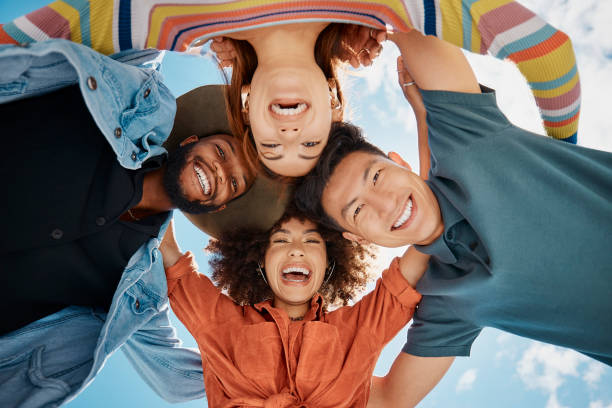
#> input picture image.jpg, 612 x 408 px
$ python cascade.py
#> lines starting #> are read from the running program, lines starting #| are printed output that depends on the picture; after the words box and inside, x2 and y2 are one past the last pixel; in counts of white or black regions, pixels touching at a corner belong together
import cv2

# Load the pre-trained Haar cascade for face detection
face_cascade = cv2.CascadeClassifier(cv2.data.haarcascades + 'haarcascade_frontalface_default.xml')

# Read the image
image = cv2.imread('image.jpg')
#> image is the input picture: shape (408, 612, 3); mean B, G, R 105.4, 109.6, 120.2

# Convert the image to grayscale (Haar cascades work on grayscale images)
gray_image = cv2.cvtColor(image, cv2.COLOR_BGR2GRAY)
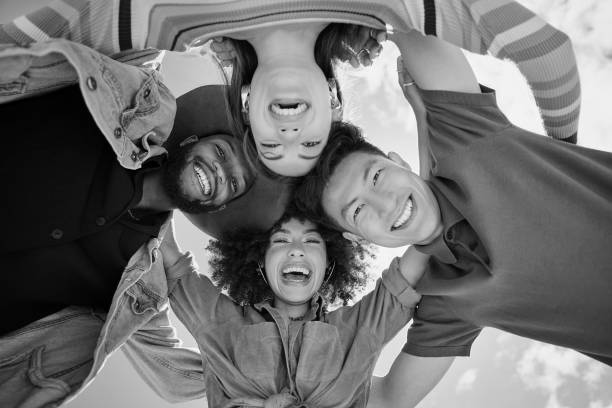
#> gray_image: shape (408, 612); min 0, max 255, mean 112.3

# Detect faces in the image
faces = face_cascade.detectMultiScale(gray_image, scaleFactor=1.1, minNeighbors=5)
#> faces = [[257, 215, 78, 78], [232, 62, 111, 111]]

# Draw rectangles around the detected faces
for (x, y, w, h) in faces:
    cv2.rectangle(image, (x, y), (x + w, y + h), (255, 0, 0), 2)
#> this loop made 2 passes
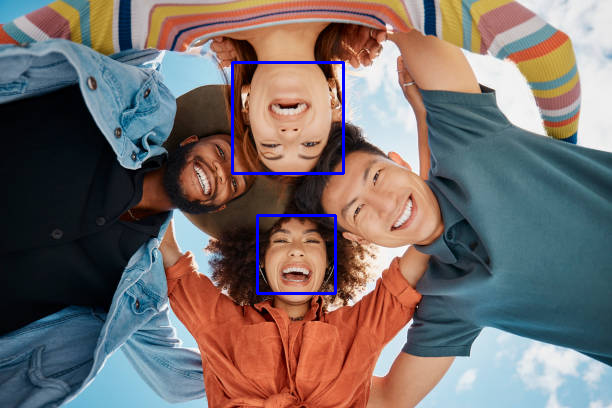
#> image: shape (408, 612, 3); 0.91% of pixels changed, all inside (x1, y1, x2, y2) = (231, 61, 345, 295)

# Display the image with detected faces
cv2.imshow('Detected Faces', image)
cv2.waitKey(0)
cv2.destroyAllWindows()

$ run again, with dsc08381small.jpg copied over image.jpg
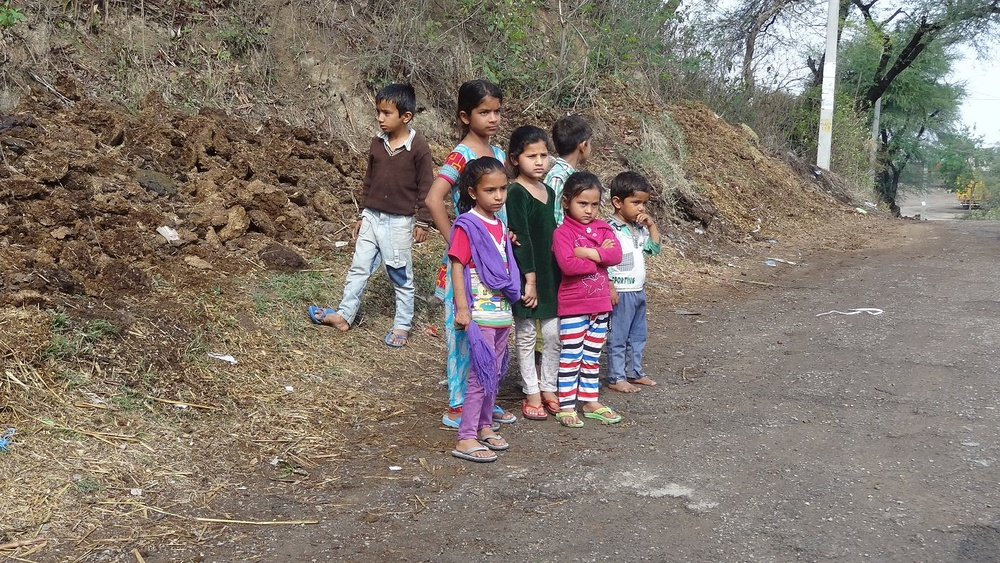
#> input picture dsc08381small.jpg, 1000 x 563 px, shrunk from 1383 x 778 before the run
#> image is the input picture: shape (563, 1000, 3); mean B, G, R 110, 119.7, 130.6
#> `gray_image = cv2.cvtColor(image, cv2.COLOR_BGR2GRAY)`:
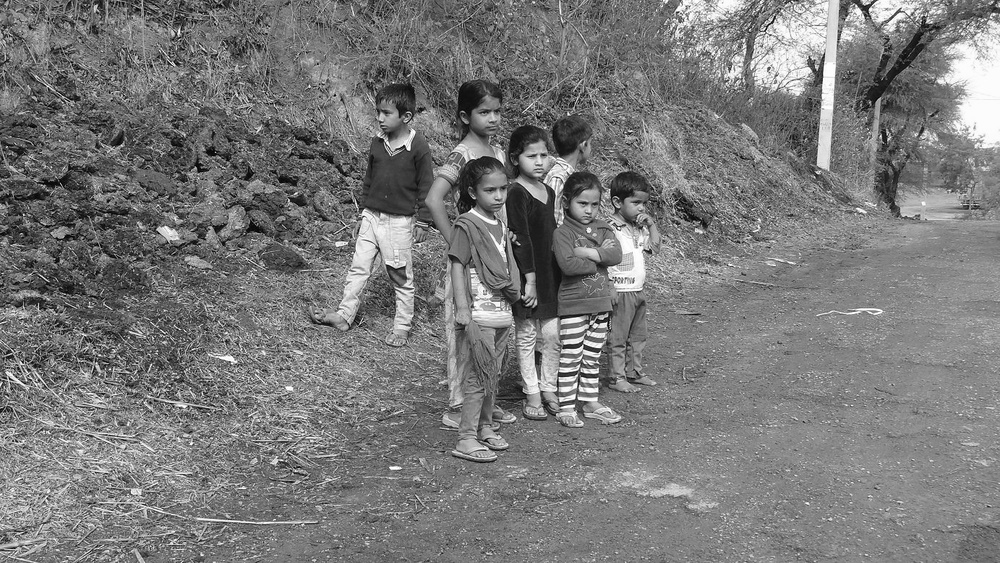
#> gray_image: shape (563, 1000); min 0, max 255, mean 121.8
#> faces = [[521, 143, 34, 34], [568, 189, 41, 41], [480, 176, 36, 36]]
#> the loop `for (x, y, w, h) in faces:` made 3 passes
#> after the loop `for (x, y, w, h) in faces:`:
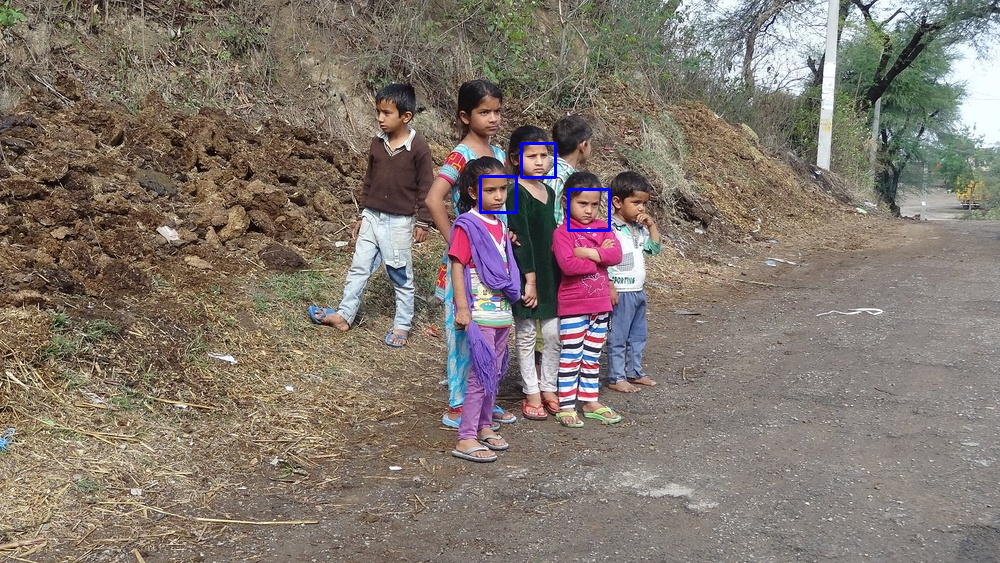
#> image: shape (563, 1000, 3); 0.23% of pixels changed, all inside (x1, y1, x2, y2) = (479, 142, 611, 232)

$ run again, with io.jpg copied over image.jpg
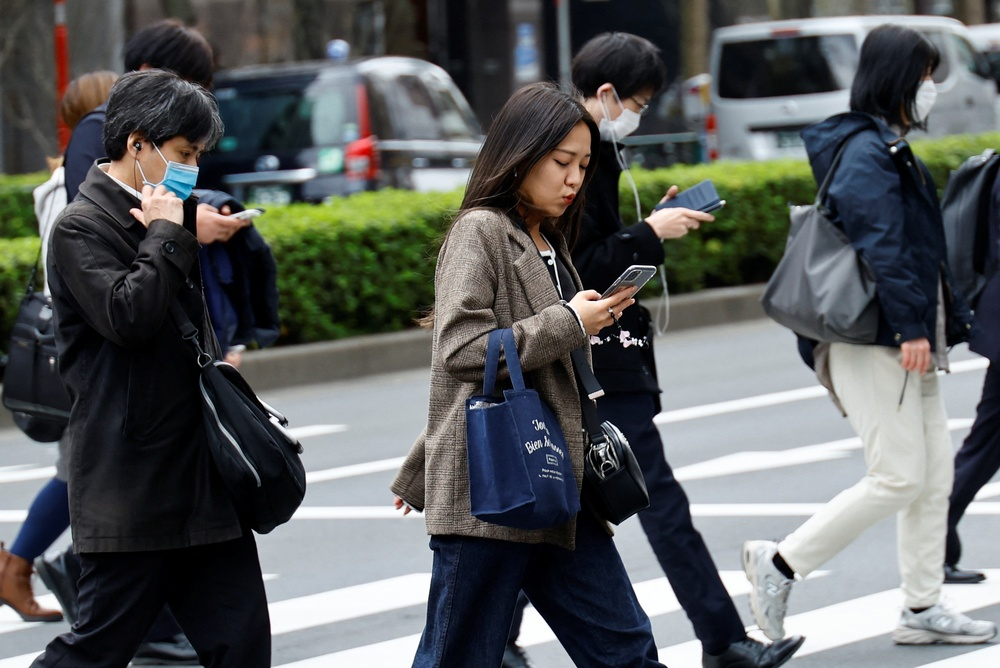
#> input picture io.jpg, 1000 x 668 px, shrunk from 3616 x 2416 before the run
#> image is the input picture: shape (668, 1000, 3); mean B, G, R 93, 93, 90.2
#> `gray_image = cv2.cvtColor(image, cv2.COLOR_BGR2GRAY)`:
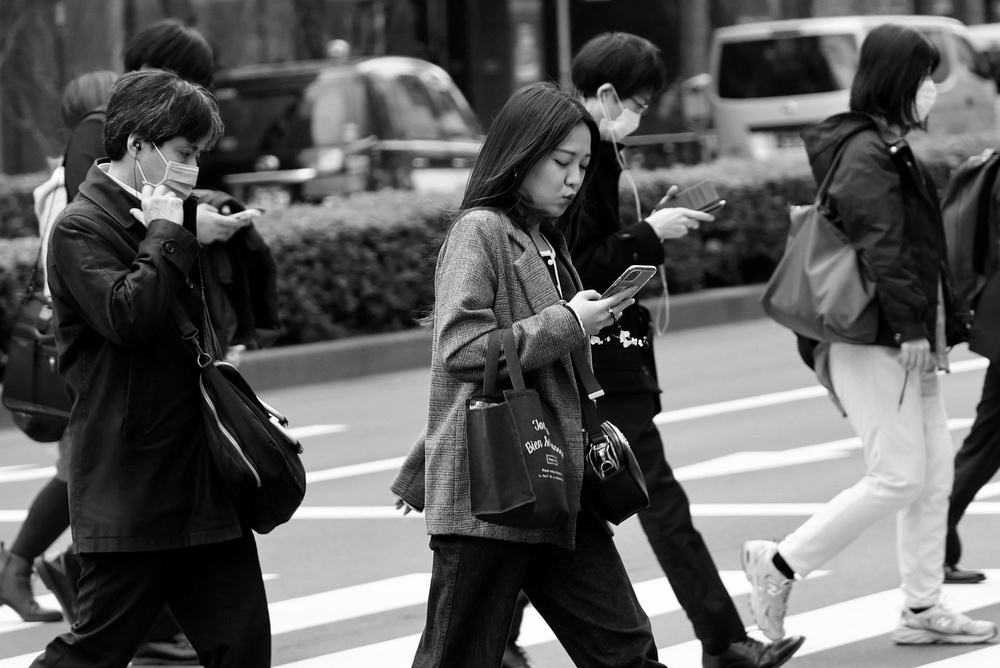
#> gray_image: shape (668, 1000); min 0, max 255, mean 92.2
#> faces = ()
